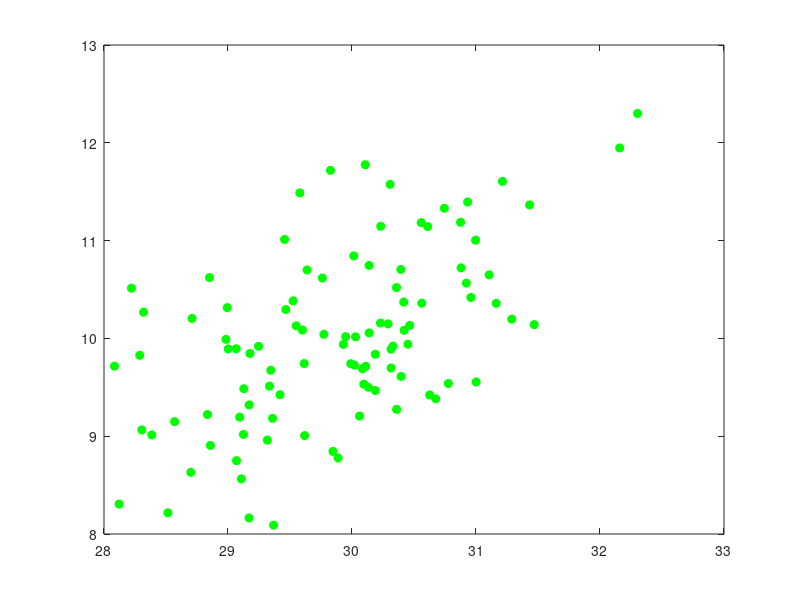

Here is the MATLAB script that generated this plot:
function [x,y] = make_training_data()

x = [];
y = [];

% cluster 1
mu = [2,3];
sigma = [1,1.5;1.5,3];
r = mvnrnd(mu,sigma,100);


plot(r(:,1),r(:,2), 'bo', 'MarkerFaceColor', 'b');
x = [x; r(:,1)]; y = [y; r(:,2)];

% cluster 2
mu = [8,6];
sigma = [2 ,  -1.5
        -1.5,  3];
r = mvnrnd(mu,sigma,100);
plot(r(:,1),r(:,2), 'ro', 'MarkerFaceColor', 'r');
x = [x; r(:,1)]; y = [y; r(:,2)];

% cluster 3
mu = [13,4];
sigma = [1.05 ,  0.75
        0.75,  1.05];
r = mvnrnd(mu,sigma,100);
plot(r(:,1),r(:,2), 'go', 'MarkerFaceColor', 'g');
x = [x; r(:,1)]; y = [y; r(:,2)];

% cluster 4
mu = [20,-3];
sigma = [1,-1.5;-1.5,3];
r = mvnrnd(mu,sigma,100);
plot(r(:,1),r(:,2), 'bo', 'MarkerFaceColor', 'b');
x = [x; r(:,1)]; y = [y; r(:,2)];

% cluster 5
mu = [45, -20];
sigma = [1.05 ,  0.75
        0.75,  1.05];
r = mvnrnd(mu,sigma,100);
plot(r(:,1),r(:,2), 'go', 'MarkerFaceColor', 'g');
x = [x; r(:,1)]; y = [y; r(:,2)];


% cluster 6
mu = [30, 10];
sigma = [1.05 ,  0.75
        0.75,  1.05];
r = mvnrnd(mu,sigma,100);
plot(r(:,1),r(:,2), 'go', 'MarkerFaceColor', 'g');
x = [x; r(:,1)]; y = [y; r(:,2)];




%x = [r1(:,1);r2(:,1);r3(:,1)];
%y = [r1(:,2);r2(:,2);r3(:,2)];

%plot(x,y, 'k+');

